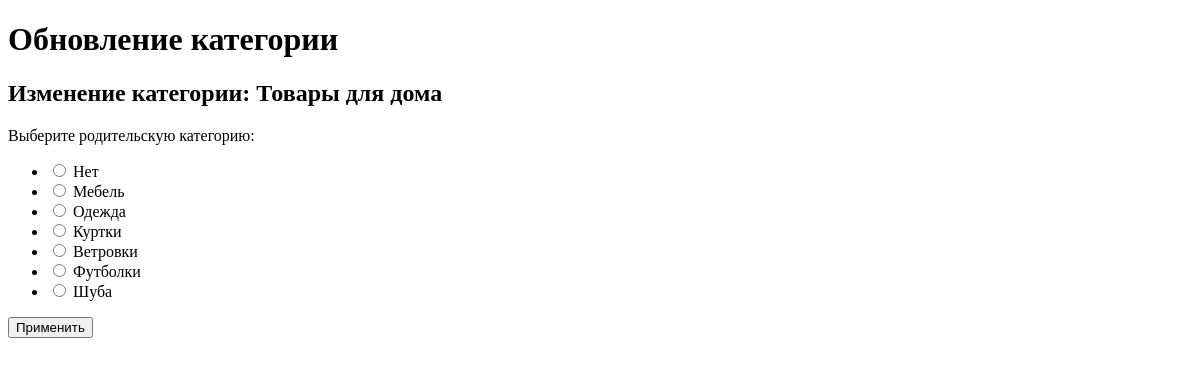
The page /product/category/update/1 (signed in) on the database its author committed.
### app/models/product.py (models this page shows)
class Categories(Base):
    __tablename__ = 'categories'
    __table_args__ = {'keep_existing': True}
    id = Column(INTEGER, primary_key=True)
    name = Column(String, unique=True)
    parent = Column(INTEGER, ForeignKey('categories.id'), default=-1)

### app/routers/product.py (the view)
@product_router.get('/category/update/{id_category}')
async def update_category_get(request: Request, db: Annotated[Session, Depends(get_db)], id_category: int,
                              curent_user: Annotated[User, Depends(get_current_user)], parent: str = ''):
    info = {'request': request, 'title': 'Обновление категории'}
    if curent_user is None:
        info['message'] = 'Вы не авторизованы. Пройдите авторизацию.'
    elif not curent_user.is_staff:
        info['message'] = 'У вас нет прав'
    elif parent == '':
        info['display'] = 'Ok'
        categories = list(db.scalars(select(Categories)).all())
        category = get_category(categories, id_category)
        if category is None:
            return HTTPException(status_code=status.HTTP_404_NOT_FOUND, detail='Категория не найдена')
        info['category'] = category
        info['id_category'] = category.id
        info['categories'] = categories
    else:
        info['display'] = 'Ok'
        db.execute(update(Categories).where(Categories.id == id_category).values(parent=int(parent)))
        db.commit()
        info['message'] = 'Обновлено'
        return RedirectResponse(f'/product/category/{id_category}',
                                status_code=status.HTTP_303_SEE_OTHER)
    return templates.TemplateResponse('product/category_update.html', info)

### app/templates/product/category_update.html (shortened to what this page needs)
<!DOCTYPE html>
<html lang="en">
<head>
</head>
<body>
        <h1> {{title}}  </h1>
        {% if display %}
        <section class="conteiner-fluid">
            <form method="get" action="/product/category/update/{{id_category}}">
                <div class="col-auto">
                    <div class="imput-group">
                        <h2>Изменение категории: {{category.name}}</h2>
                    <p>Выберите родительскую категорию: </p>
                        <ul>
                            <li>
                              <label>
                                <input type="radio" value="-1" name="parent"> Нет
                              </label>
                            </li>
                            {% for i in categories %}
                                {% if not id_category == i.id %}
                                    <li>
                                      <label>
                                        <input type="radio" value={{i.id}} name="parent"> {{i.name}}
                                      </label>
                                    </li>
                                {% endif %}
                            {% endfor %}
                        </ul>
                    <button type="submit" id="btn-update">Применить</button>
                    </div>
                </div>
            </form>
        </section>
        {% else %}
            <a href="/user/login"> Вход</a>
        {% endif %}
</body>
</html>

### rows shown on the page
Categories: name "Товары для дома"
Categories: name "Мебель"
Categories: name "Одежда"
Categories: name "Куртки"
Categories: name "Ветровки"
Categories: name "Футболки"
Categories: name "Шуба"

### other values the page prints
{{ title }} "Обновление категории"
